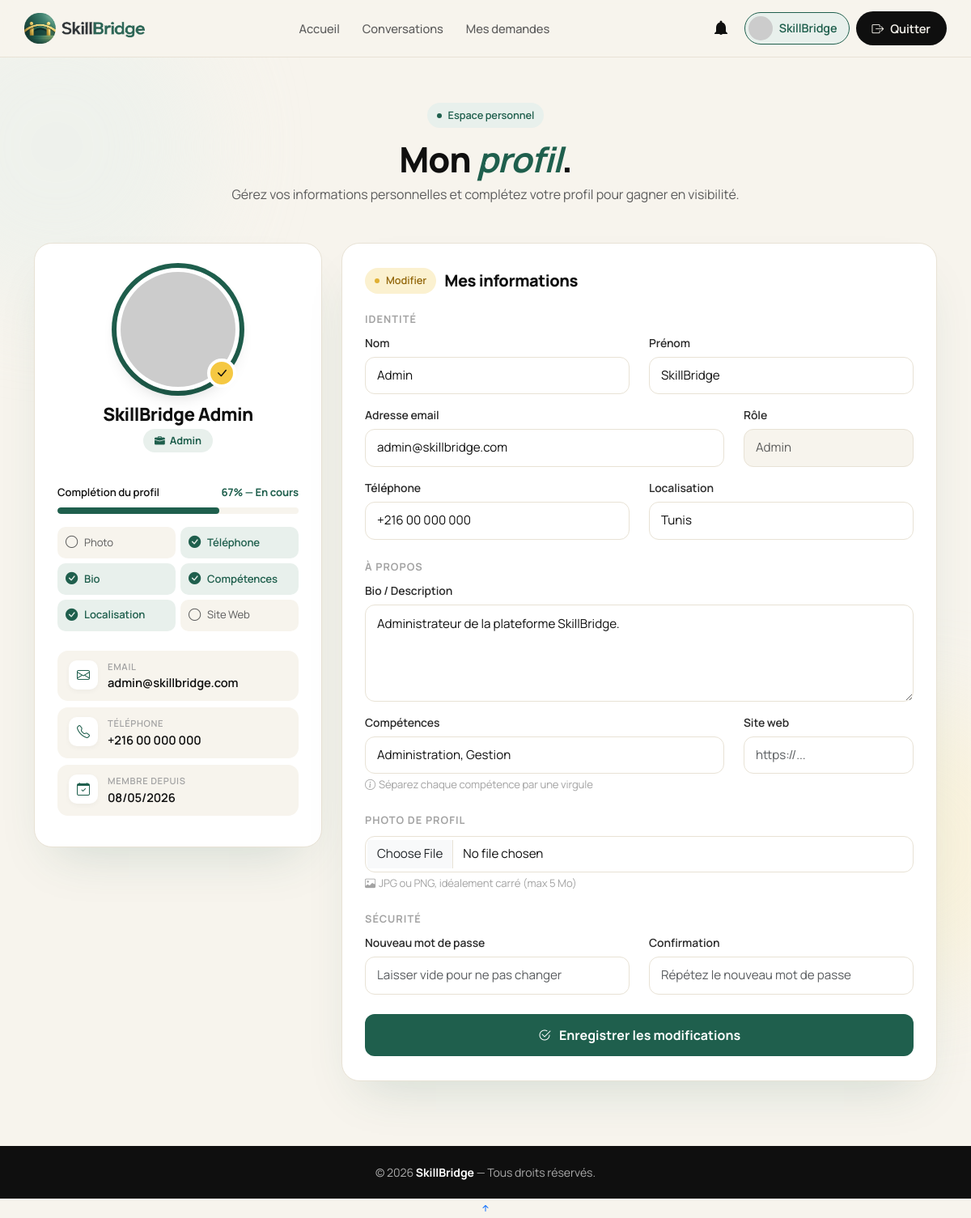
/view/frontoffice/EasyFolio/profil.php (signed in), run on the app's committed database.
### tables this page shows
CREATE TABLE `utilisateurs` (
    `id`                 INT AUTO_INCREMENT PRIMARY KEY,
    `nom`                VARCHAR(100)  NOT NULL,
    `prenom`             VARCHAR(100)  NOT NULL,
    `email`              VARCHAR(150)  NOT NULL UNIQUE,
    `password`           VARCHAR(255)  NOT NULL,
    `role`               ENUM('freelancer','client','admin') NOT NULL DEFAULT 'client',
    `telephone`          VARCHAR(20)   NULL,
    `photo`              VARCHAR(255)  NULL,
    `is_active`          TINYINT(1)    NOT NULL DEFAULT 1,
    `is_verified`        TINYINT(1)    NOT NULL DEFAULT 1,
    `verification_token` VARCHAR(64)   NULL,
    `reset_token`        VARCHAR(64)   NULL,
    `reset_token_expiry` DATETIME      NULL,
    `oauth_provider`     VARCHAR(20)   NULL,
    `oauth_id`           VARCHAR(100)  NULL,
    `face_descriptor`    TEXT          NULL,
    `date_inscription`   DATETIME      DEFAULT CURRENT_TIMESTAMP,
    INDEX `idx_email`         (`email`),
    INDEX `idx_oauth`         (`oauth_provider`, `oauth_id`),
    INDEX `idx_reset_token`   (`reset_token`),
    INDEX `idx_verify_token`  (`verification_token`)
);

CREATE TABLE `profils` (
    `id`              INT AUTO_INCREMENT PRIMARY KEY,
    `utilisateur_id`  INT           NOT NULL,
    `bio`             TEXT          NULL,
    `competences`     TEXT          NULL,
    `localisation`    VARCHAR(150)  NULL,
    `site_web`        VARCHAR(255)  NULL,
    `date_naissance`  DATE          NULL,
    INDEX `idx_user`  (`utilisateur_id`),
    FOREIGN KEY (`utilisateur_id`) REFERENCES `utilisateurs`(`id`) ON DELETE CASCADE
);

### view/frontoffice/EasyFolio/profil.php (the view, shortened to what the rows shown need)
<?php
require_once '../../../config.php';
require_once '../../../model/utilisateur.php';
require_once '../../../model/profil.php';
$utilisateurModel = new Utilisateur($pdo);
$utilisateurModel->id = $_SESSION['user_id'];
$utilisateurModel->readOne();
$utilisateur = [
    'id'               => $utilisateurModel->id,
    'nom'              => $utilisateurModel->nom,
    'prenom'           => $utilisateurModel->prenom,
    'email'            => $utilisateurModel->email,
    'role'             => $utilisateurModel->role,
    'telephone'        => $utilisateurModel->telephone,
    'photo'            => $utilisateurModel->photo,
    'date_inscription' => $utilisateurModel->date_inscription,
];
$profilModel = new Profil($pdo);
$profilModel->utilisateur_id = $_SESSION['user_id'];
$profilModel->readByUserId();
$profil = [
    'bio'          => $profilModel->bio ?? '',
    'competences'  => $profilModel->competences ?? '',
    'localisation' => $profilModel->localisation ?? '',
    'site_web'     => $profilModel->site_web ?? '',
];
$avatar_fallback = 'https://ui-avatars.com/api/?name=' . urlencode(trim($utilisateur['prenom'] . ' ' . $utilisateur['nom'])) . '&background=1F5F4D&color=fff&size=256&font-size=0.4&bold=true';
$role_label    = ucfirst($utilisateur['role']);
$is_freelancer = strtolower($utilisateur['role']) === 'freelancer';
$navFirstName = trim(explode(' ', trim($utilisateur['prenom'] ?? ''))[0] ?? '') ?: 'Profil';
$navAvatarSrc = !empty($utilisateur['photo'])
    ? 'assets/img/profile/' . htmlspecialchars($utilisateur['photo'])
    : 'https://ui-avatars.com/api/?name=' . urlencode(trim(($utilisateur['prenom'] ?? '') . ' ' . ($utilisateur['nom'] ?? '')) ?: 'SkillBridge') . '&background=1F5F4D&color=fff&bold=true&size=80';
?>
<!DOCTYPE html>
<html lang="fr">
<head>
  <link href="assets/vendor/bootstrap/css/bootstrap.min.css" rel="stylesheet">
  <link href="assets/vendor/bootstrap-icons/bootstrap-icons.css" rel="stylesheet">
  <link href="assets/vendor/aos/aos.css" rel="stylesheet">
</head>
<body>
  <header class="sb-header">
    <div class="container">
      <div class="d-flex align-items-center gap-2">
        <a href="profil.php" class="sb-profile-chip is-active" title="Mon Profil">
          <img src="<?= $navAvatarSrc ?>" alt="" class="avatar"
               onerror="this.onerror=null;this.src='https://ui-avatars.com/api/?name=<?= urlencode($navFirstName) ?>&background=1F5F4D&color=fff&bold=true&size=80';">
          <span><?= htmlspecialchars($navFirstName) ?></span>
        </a>
      </div>
    </div>
  </header>
  <main>
    <section class="page-bg">
      <div class="container">
        <div class="text-center mb-5" data-aos="fade-up" style="max-width: 720px; margin: 0 auto;">
          <h1 class="display-x mt-3 mb-2">Mon <span class="accent">profil</span>.</h1>
        </div>
        <div class="row g-4 justify-content-center">
          <div class="col-lg-4" data-aos="fade-right" data-aos-delay="100">
            <div class="auth-card text-center">
              <div class="avatar-wrap mb-3">
                <?php if (!empty($utilisateur['photo'])): ?>
                  <img src="assets/img/profile/<?= htmlspecialchars($utilisateur['photo']) ?>" alt="Avatar" onerror="this.onerror=null;this.src='<?= htmlspecialchars($avatar_fallback) ?>';">
                <?php else: ?>
                  <img src="<?= htmlspecialchars($avatar_fallback) ?>" alt="Avatar">
                <?php endif; ?>
                <span class="verified" title="Profil vérifié"><i class="bi bi-check-lg"></i></span>
              </div>
              <h3 class="mb-1" style="font-weight: 800; font-size: 1.4rem;">
                <?= htmlspecialchars($utilisateur['prenom'] . ' ' . $utilisateur['nom']) ?>
              </h3>
              <span class="role-pill <?= $is_freelancer ? 'freelancer' : 'client' ?> mb-4">
                <i class="bi <?= $is_freelancer ? 'bi-tools' : 'bi-briefcase-fill' ?>"></i>
                <?= htmlspecialchars($role_label) ?>
              </span>
              <div class="text-start mt-3">
                <div class="completion-head">
                </div>
                <div class="completion-bar">
                </div>
                <ul class="checklist">
                </ul>
              </div>
              <div class="text-start mt-4">
                <div class="info-tile">
                  <div class="flex-grow-1" style="min-width:0;">
                    <div class="label">Email</div>
                    <div class="value"><?= htmlspecialchars($utilisateur['email']) ?></div>
                  </div>
                </div>
                <div class="info-tile">
                  <div class="flex-grow-1">
                    <div class="label">Téléphone</div>
                    <div class="value">
                      <?= !empty($utilisateur['telephone']) ? htmlspecialchars($utilisateur['telephone']) : '<span style="color:var(--ink-soft); font-weight:500;">Non renseigné</span>' ?>
                    </div>
                  </div>
                </div>
                <div class="info-tile">
                  <div class="flex-grow-1">
                    <div class="label">Membre depuis</div>
                    <div class="value"><?= date('d/m/Y', strtotime($utilisateur['date_inscription'])) ?></div>
                  </div>
                </div>
              </div>
            </div>
          </div>
          <div class="col-lg-8" data-aos="fade-left" data-aos-delay="200">
            <div class="auth-card">
              <form id="profilForm" action="../../../controller/utilisateurcontroller.php" method="POST" enctype="multipart/form-data" novalidate>
                <div class="row gy-3 mb-2">
                  <div class="col-md-6">
                    <label for="nom" class="form-label">Nom</label>
                    <input type="text" name="nom" id="nom" class="form-control" value="<?= htmlspecialchars($utilisateur['nom']) ?>">
                  </div>
                  <div class="col-md-6">
                    <label for="prenom" class="form-label">Prénom</label>
                    <input type="text" name="prenom" id="prenom" class="form-control" value="<?= htmlspecialchars($utilisateur['prenom']) ?>">
                  </div>
                  <div class="col-md-8">
                    <label for="email" class="form-label">Adresse email</label>
                    <input type="text" name="email" id="email" class="form-control" value="<?= htmlspecialchars($utilisateur['email']) ?>">
                  </div>
                  <div class="col-md-4">
                    <label class="form-label">Rôle</label>
                    <input type="text" class="form-control" value="<?= htmlspecialchars($role_label) ?>" disabled>
                  </div>
                  <div class="col-md-6">
                    <label for="telephone" class="form-label">Téléphone</label>
                    <input type="text" name="telephone" id="telephone" class="form-control" value="<?= htmlspecialchars($utilisateur['telephone'] ?? '') ?>" placeholder="+216 XX XXX XXX">
                  </div>
                  <div class="col-md-6">
                    <label for="localisation" class="form-label">Localisation</label>
                    <input type="text" name="localisation" id="localisation" class="form-control"
                           value="<?= htmlspecialchars($profil['localisation']) ?>"
                           placeholder="ex: Tunis, Tunisie">
                  </div>
                </div>
                <div class="row gy-3 mb-2">
                  <div class="col-12">
                    <label for="bio" class="form-label">Bio / Description</label>
                    <textarea name="bio" id="bio" class="form-control" rows="4" placeholder="Présentez-vous en quelques mots, parlez de votre parcours, vos passions..."><?= htmlspecialchars($profil['bio']) ?></textarea>
                  </div>
                  <div class="col-md-8">
                    <label for="competences" class="form-label">Compétences</label>
                    <input type="text" name="competences" id="competences" class="form-control"
                           value="<?= htmlspecialchars($profil['competences']) ?>"
                           placeholder="ex: PHP, MySQL, React, UX Design">
                    <div class="form-text"><i class="bi bi-info-circle me-1"></i>Séparez chaque compétence par une virgule</div>
                  </div>
                </div>
              </form>
            </div>
          </div>
        </div>
      </div>
    </section>
  </main>
</body>
</html>

### data on the page
utilisateurs: prenom "SkillBridge", prenom+nom "SkillBridge Admin", role "Admin", email "admin@skillbridge.com", telephone "+216 00 000 000", date_inscription "08/05/2026", nom "Admin"
profils: localisation "Tunis", bio "Administrateur de la plateforme SkillBridge.", competences "Administration, Gestion"

### other printed values
$percent "67"
$bar_label "En cours"
$label "Photo"
$label "Téléphone"
$label "Bio"
$label "Compétences"
$label "Localisation"
$label "Site Web"
